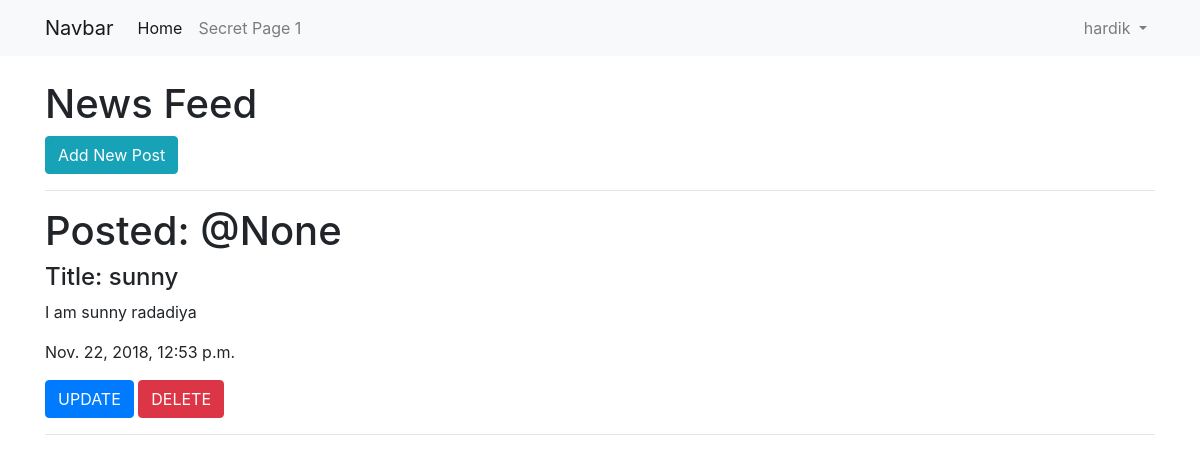
The app's page / (signed in), older data.
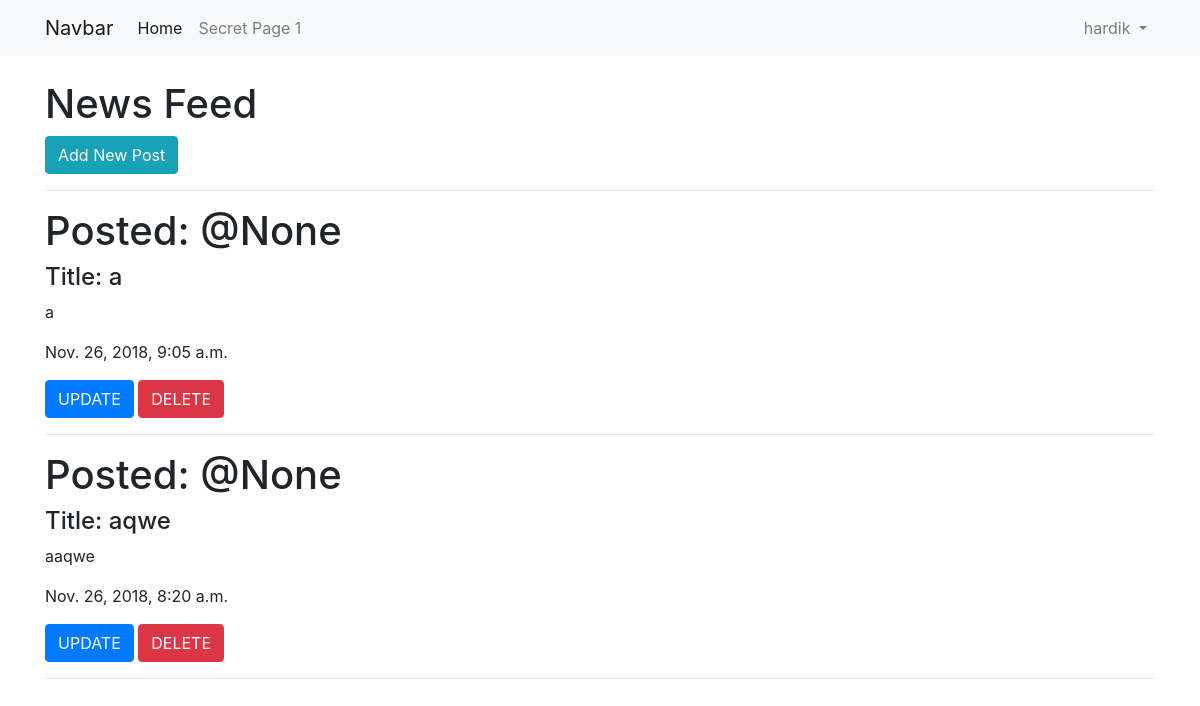
The same page, newer data.
### app/models.py (models this page shows, shortened)
class Post(models.Model):
    author = models.ForeignKey(User, on_delete=models.SET_NULL, null=True)
    title = models.CharField(max_length = 200)
    description = models.CharField(max_length = 500)
    create_date = models.DateTimeField(default=timezone.now())
    upload = models.ImageField(upload_to='media/%Y/%m/%d/',blank=True)
    class Meta:
        ordering = ('-id',)

### app/views.py (the view)
# urls.py: path('',views.home, name="home"),
@login_required
def home(request):
    posts = Post.objects.all()
    return render(request,"home.html",{'posts':posts})

### app/templates/home.html
{% extends "base.html" %}
{% block content %}
    <h1>News Feed</h1>
    <a href="{% url 'app:addpost' %}"><button type="button" class="btn btn-info" >Add New Post</button></a>
    <hr>
    <p>
        {% for post in posts %}
            <h1>Posted: @{{post.author}}</h1>
            <div>
              <h4>Title: {{post.title}}</h4>
              <p>{{post.description}}</p>
              <p>{{post.create_date}}</p>
              <a href="{% url 'app:updatepost' post.id%}"><button type="button" class="btn btn-primary" >UPDATE</button></a>
              <a href="{% url 'app:deletepost' post.id%}"><button type="button" class="btn btn-danger" >DELETE</button></a>
          </div>
            <hr>
        {% endfor %}
    </p>
{% endblock %}

Row changes from the older to the newer data that the page shows:
removed Post: author "None", title "sunny", description "I am sunny radadiya", create_date "Nov. 22, 2018, 12:53 p.m."
added Post: author "None", title "a", description "a", create_date "Nov. 26, 2018, 9:05 a.m."
added Post: author "None", title "aqwe", description "aaqwe", create_date "Nov. 26, 2018, 8:20 a.m."
